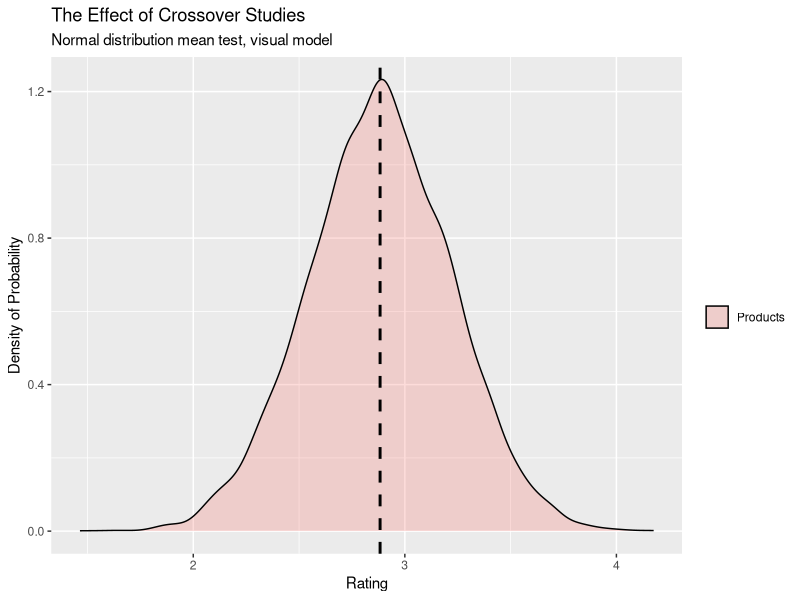

Generate this figure with R: (Note: this script raises an error after producing the figure.)
# crossover.r
# Jack Margeson, Summer of 2019
# R script for analyzing the effect of crossover studies. Part of an internship project for Proctor & Gamble.

# Set the working directory of the project (required for data loading.)
setwd("~/Documents/GitHub/crossover.r")

# Library inclusions
library(ggplot2) # Graphic generator
library(reshape2) # Melt data for plot
library(readxl) # Import dataset from Excel
library(nlme) # Linear and nonlinear mixed effect models.
require(lsmeans)

#--------------- Both Models ---------------#

# Normal distribution mean test
# The point of this test is to show visually the 
# Tests the rnorm() function with same paramaters going to be used in data generation.
model.df <- data.frame(Products = rnorm(10000, 2.883, 0.34))
model.df.melt <- melt(model.df)
model.plot <- ggplot(model.df.melt, aes(x = value, fill = variable)) + 
  geom_density(
    alpha = 0.25) +
  geom_vline(aes(xintercept=2.883),
             color="black", linetype="dashed", size=1)
model.plot + labs(
  title = "The Effect of Crossover Studies",
  subtitle="Normal distribution mean test, visual model",
  x = "Rating", 
  y = "Density of Probability", 
  fill = "")

#--------------- Model #1 ---------------#

# Model #1 - Data generation
# Each sequence 1-6 is assigned 3 subjects.
# Each subject undergoes 6 treatments in total, across 6 periods.
# 108 random data values are generated here from the normal model for use in data generation.
# Since we're looking for a baseline, all products (A-F) pull from the same normal distribution.
# model1.data <- rnorm(108, 2.883, 0.34)
model1.data <- read_excel("./model1_data.xlsx")
# Linear mixed model in R.
# Using package NLME, the lme function fits a linear mixed-effects model while allowing for nested random effects.
# We can use the following line to generate a lme model for us with subjects as our random effect.
# Noted: treatement and period added as fix effect covariates.
model1.lme <- lme(Plaque ~ Treatment + Period, random=~1|Subject, data=model1.data)
summary(model1.lme)
# Gets the baseline of overal treatment means.
model1.lsmeans <-lsmeans(model1.lme, "Treatment")
model1.summary <- summary(model1.lsmeans)
# Display baseline mean.
mean(model1.summary $lsmean)

#--------------- Model #2 ---------------#

# Model #2 - Data generation
# Each sequence 1-4 is assigned 3 subjects.
# Each subject undergoes 4 treatments in total, across 4 periods with washout periods.
# 48 random data values are generated here from the normal model for use in data generation.
# Since we're looking for a baseline, all products (A & B) pull from the same normal distribution.
# model2.data <- rnorm(48, 2.883, 0.34)
model2.data <- read_excel("./model2_data.xlsx")
